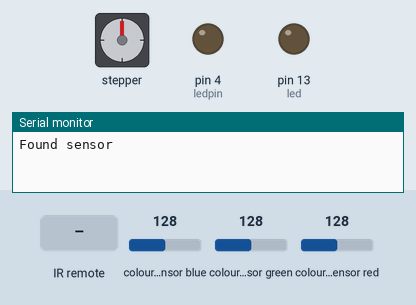
Simulated run of this sketch. Board: Arduino Uno, built with avr-gcc and run on an emulated ATmega328P. On the bench: stepper motor, output pins drawn as LEDs (lit = HIGH), the last lines printed to the serial monitor. Inputs (shaded band) come from the test bench; at power-on: colour sensor blue 128, colour sensor green 128, colour sensor red 128. Stepper angles assume 2000 steps per turn.

Above: at 1.2 s.
1.3 s: infrared code 0xB54B73AD received
At 1.56 s:
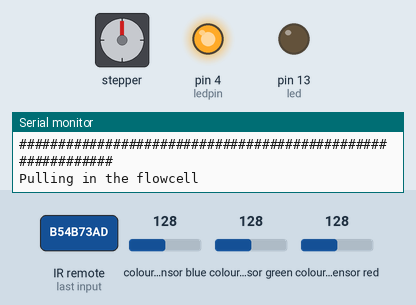
At 7.6 s:
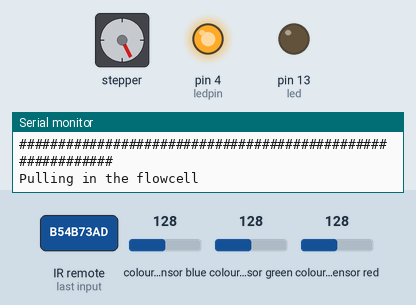
Timing chart, 0 to 22.4 s (numbered marks = the images above; inputs shaded):
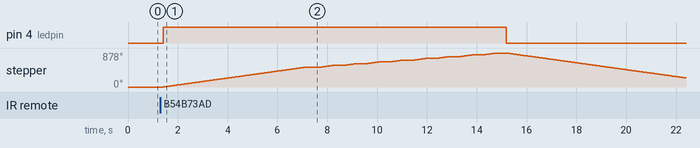

Measured:
- after the input at 1.3 s, pin 4 (ledpin): LOW → HIGH after 0.12 s, → LOW 13.8 s later; stepper: turns 513° clockwise in 5.7 s, then 45° clockwise in 0.48 s, then 46° clockwise in 0.50 s, then 46° clockwise in 0.50 s, and so on

The sketch:

monsterlab_arduino.ino
```cpp
#include <Stepper.h>
#include <IRremote.h>
#include <Wire.h>
#include "Adafruit_TCS34725.h"

// Inititalise the colour sensor
Adafruit_TCS34725 tcs = Adafruit_TCS34725(TCS34725_INTEGRATIONTIME_240MS, TCS34725_GAIN_1X);

// Internal LED
int led = 13;

// RGB LED
#define ledpin 4

// Parameters for the stepper motor
const int rolePerMinute = 15;         // Adjustable range of 28BYJ-48 stepper is 0~17 rpm
const int stepsPerRevolution = 2000;
const int no_bases = 8;
const int insert_distance = 2850;
const int step_distance = 254;
const int adjust = 73;
const int sequencing_delay = 350;

// Parameters for the remote
int receiver = 12; // Signal Pin of IR receiver to Arduino Digital Pin 6
IRrecv irrecv(receiver);    // create instance of 'irrecv'
decode_results results;     // create instance of 'decode_results'

int x;
uint16_t r, g, b, c, colorTemp, lux;

// initialize the stepper library on pins 8 through 11:
Stepper myStepper(stepsPerRevolution, 8, 10, 9, 11);

void setup() {
  // LED off to prevent overheating
  digitalWrite(led, LOW);

  pinMode(4, OUTPUT);
  digitalWrite(4, LOW);

  Serial.begin(9600); //Open Serial connection for debugging

  // Verify the connection to the RGB sensor
    if (tcs.begin()) {
    Serial.println("Found sensor");
  } else {
    Serial.println("No TCS34725 found ... check your connections");
    while (1);
  }

  irrecv.enableIRIn(); // Start the receiver
  // Turn off the internal LED on the board
  pinMode(led, OUTPUT);

  myStepper.setSpeed(rolePerMinute);
}

void do_sequencing() {
 for (x = 0; x < no_bases; x++) {
   tcs.getRawData(&r, &g, &b, &c);
   colorTemp = tcs.calculateColorTemperature_dn40(r, g, b, c);
   lux = tcs.calculateLux(r, g, b);

   Serial.print("Sequencing base number ");
   Serial.print(x);
//   Serial.print("Color Temp: "); Serial.print(colorTemp, DEC); Serial.print(" K - ");
//   Serial.print("Lux: "); Serial.print(lux, DEC); Serial.print(" - ");
   Serial.print(" - Readings: ");
   Serial.print("R: "); Serial.print(r, DEC); Serial.print(" ");
   Serial.print("G: "); Serial.print(g, DEC); Serial.print(" ");
   Serial.print("B: "); Serial.print(b, DEC); Serial.print(" ");
   Serial.print("C: "); Serial.print(c, DEC); Serial.print(" ");
   Serial.print("\t Called base: ");

   if(r > 10000 && g > 10000 && b > 10000){
     Serial.print("C / white");
   }
   else {
     if(r > b && g > b && b < 7000 && c > 20000){
        Serial.print("A / yellow");
     }
     else if(r > g && r > b){
        Serial.print("G / red");
     }
     else if(b > g && b > r){
        Serial.print("T / blue");
     }
     else{
        Serial.print("N");
    }
  }
   Serial.println(" ");

   myStepper.step(step_distance);
   delay(sequencing_delay);
  }
}

void insert_flowcell() {
  Serial.println("###########################################################");
  Serial.println("##### START SEQUENCING RUN");
  Serial.println("###########################################################");
  Serial.println("Pulling in the flowcell");
  digitalWrite(4, HIGH);
  myStepper.step(insert_distance);
  delay(500);
}

void eject_flowcell() {
  Serial.println("Ejecting the flowcell");
  Serial.println("##### DONE!");
  Serial.println("###########################################################");
  Serial.println("");
  Serial.println("");
  digitalWrite(4, LOW);
  myStepper.step(-(insert_distance + (no_bases) * step_distance + adjust));
}


void loop()
{
  if (Serial.available()){

   // MAKING VARIABLE VISIBLE TO ONLY 1 FUNCTION
   // CALL AND PRESERVE THEIR VALUE

   static int t = 0;

   char rvalue = Serial.read();

   Serial.print("Received serial signal: ");
   Serial.println(rvalue);

   switch(rvalue){

    case 'S': // VOL+ button pressed
                    insert_flowcell();
                    do_sequencing();
                    eject_flowcell();
                    break;

   }
  }

  if (irrecv.decode(&results)) // have we received an IR signal?
  {
   //  Serial.println(results.value, HEX);  // Enable this to see the reading from the IR remote to adjust your remote control code

    switch(results.value)
    {

      case 0xB54B73AD: // VOL+ button pressed
                      insert_flowcell();
                      do_sequencing();
                      eject_flowcell();
                      break;

      case 0xFF629D: // VOL- button pressed
                      insert_flowcell();
                      do_sequencing();
                      eject_flowcell();
                      break;

    }

      irrecv.resume(); // receive the next value
                 digitalWrite(8, LOW);
                 digitalWrite(9, LOW);
                 digitalWrite(10, LOW);
                 digitalWrite(11, LOW);
  }
}
```
